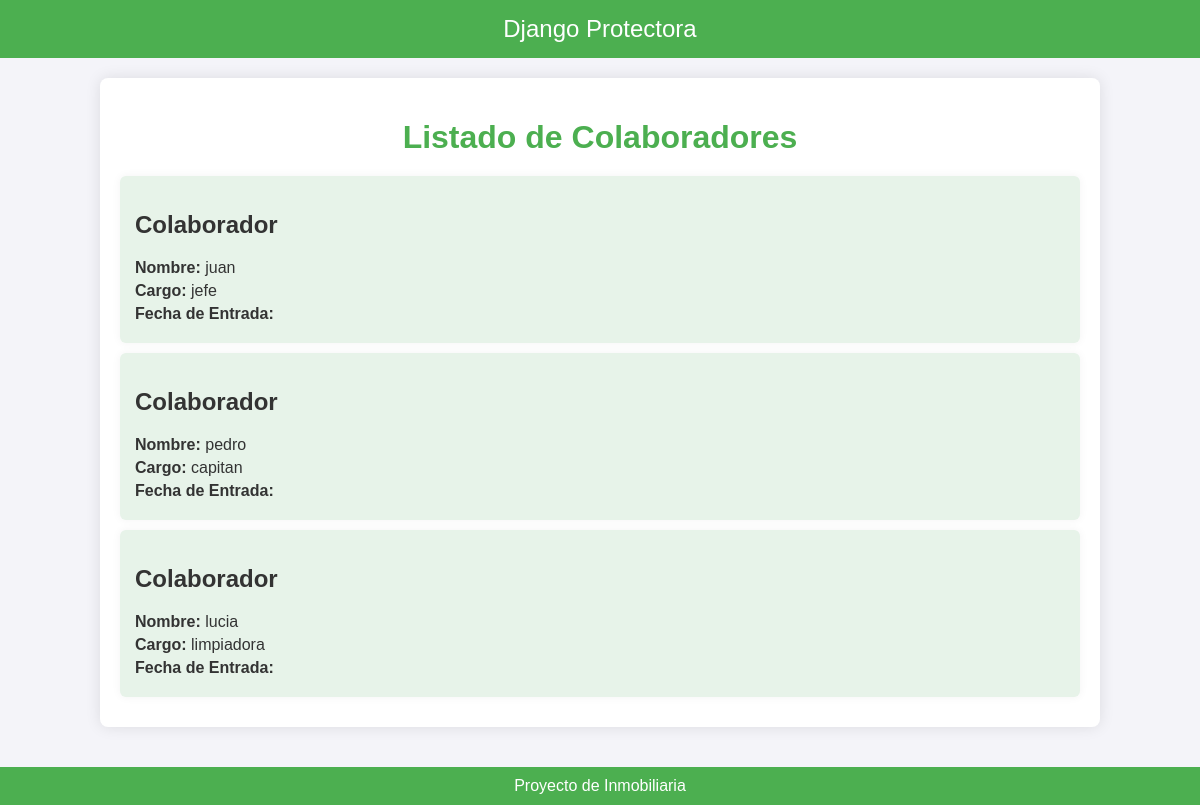
Page /Colaboradores/ on the committed database.
### Protectora/models.py (models this page shows, shortened)
class Colaborador(models.Model):
    nombre = models.CharField(max_length = 200)
    cargo = models.CharField(max_length = 200)
    Fecha_entrada_protectora = models.DateTimeField(default=timezone.now)

### Protectora/views.py (the view)
# urls.py: path('Colaboradores/', views.listar_Colaboradores, name='listar_colaboradores'),
def listar_Colaboradores(request) :
    colaborador = Colaborador.objects.all()
    return render(request, 'colaboradores/colaborador_list.html', {'colaborador_mostrar': colaborador})

### Protectora/templates/colaboradores/colaborador_list.html (shortened to what this page needs)
<!DOCTYPE html>
<html lang="es">
<head>
</head>
<body>
    <header>
        <a href="/">Django Protectora</a>
    </header>
    <div class="container">
        <h1>Listado de Colaboradores</h1>
        {% for colaborador in colaborador_mostrar %}
        <article>
            <h2>Colaborador</h2>
            <p><strong>Nombre:</strong> {{ colaborador.nombre }}</p>
            <p><strong>Cargo:</strong> {{ colaborador.cargo }}</p>
            <p><strong>Fecha de Entrada:</strong> {{ colaborador.fecha_entrada_protectora }}</p>
        </article>
        {% endfor %}
    </div>
    <footer>
        Proyecto de Inmobiliaria
    </footer>
</body>
</html>

### Protectora/templates/colaboradores/colaborador_list.html (style rules this page uses)
body { font-family: Arial, sans-serif; background-color: #f4f4f9; color: #333; margin: 0; padding: 0; }
header { background-color: #4CAF50; color: white; padding: 15px; text-align: center; }
header a { color: white; text-decoration: none; font-size: 24px; }
.container { width: 80%; margin: 20px auto; background-color: #fff; padding: 20px; border-radius: 8px; box-shadow: 0px 0px 15px rgba(0, 0, 0, 0.1); }
h1 { color: #4CAF50; text-align: center; margin-bottom: 20px; }
article { background-color: #e7f3e9; padding: 15px; margin-bottom: 10px; border-radius: 6px; box-shadow: 0px 0px 10px rgba(0, 0, 0, 0.05); }
article p { margin: 5px 0; }
article strong { color: #333; }
footer { text-align: center; margin-top: 40px; padding: 10px; background-color: #4CAF50; color: white; }

### rows in the picture
Colaborador: nombre "juan", cargo "jefe"
Colaborador: nombre "pedro", cargo "capitan"
Colaborador: nombre "lucia", cargo "limpiadora"
